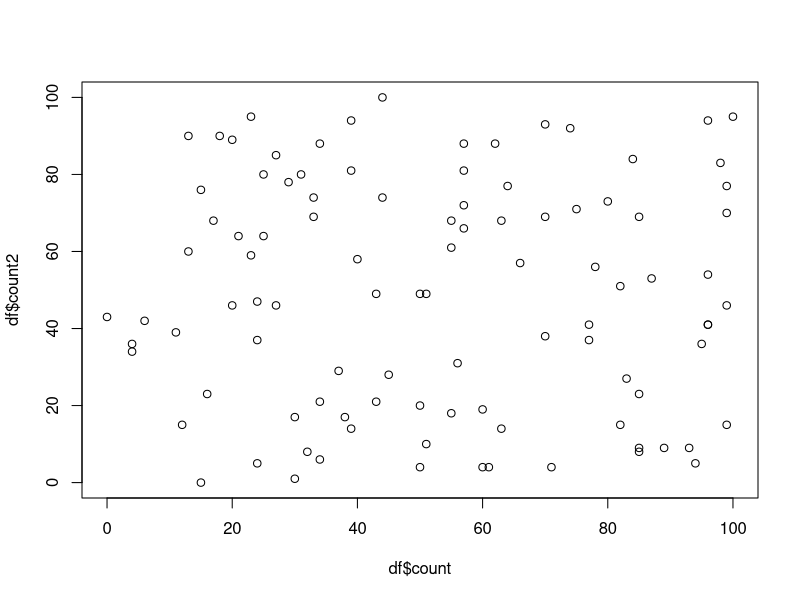
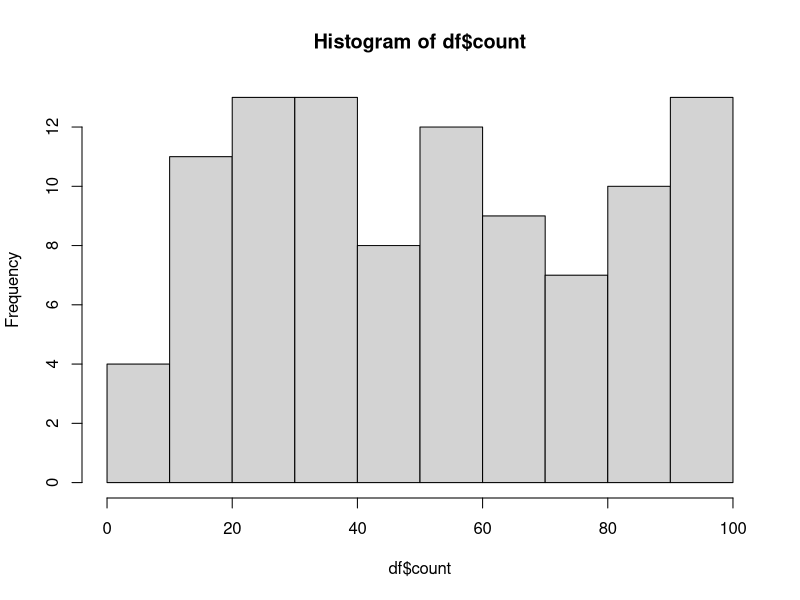
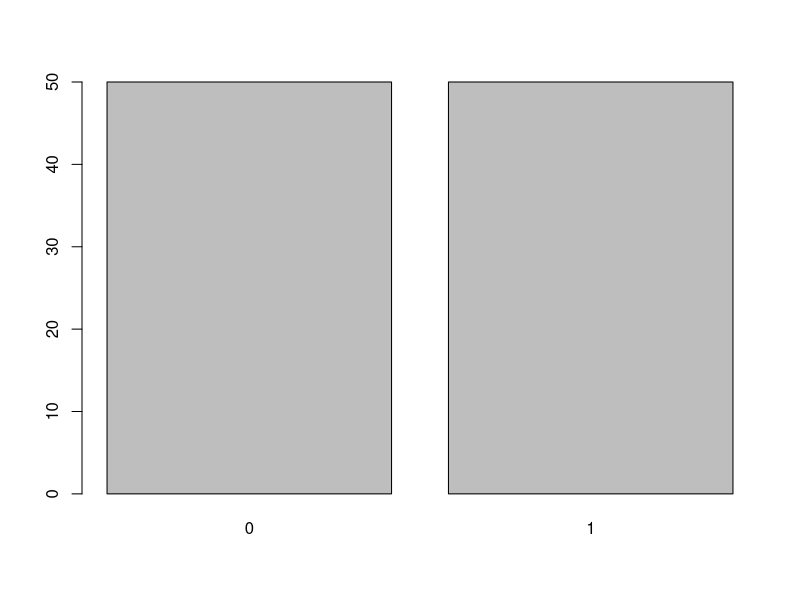
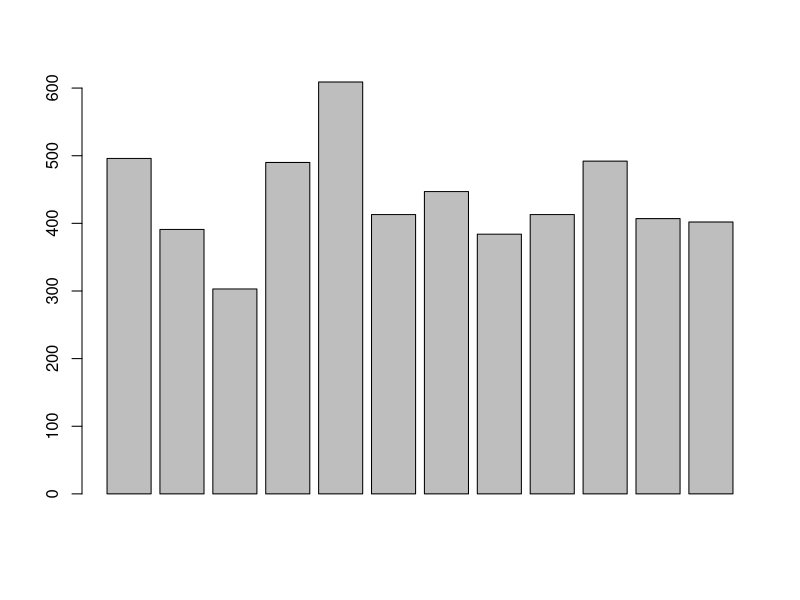
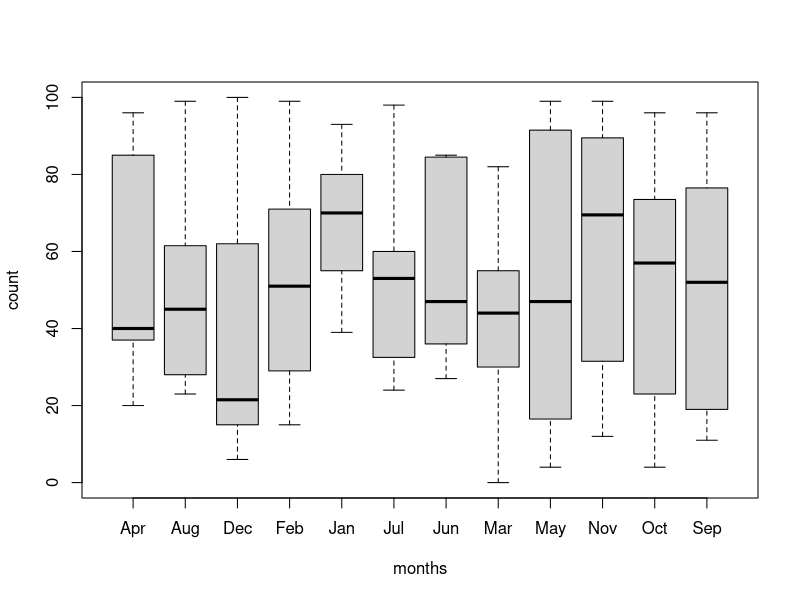
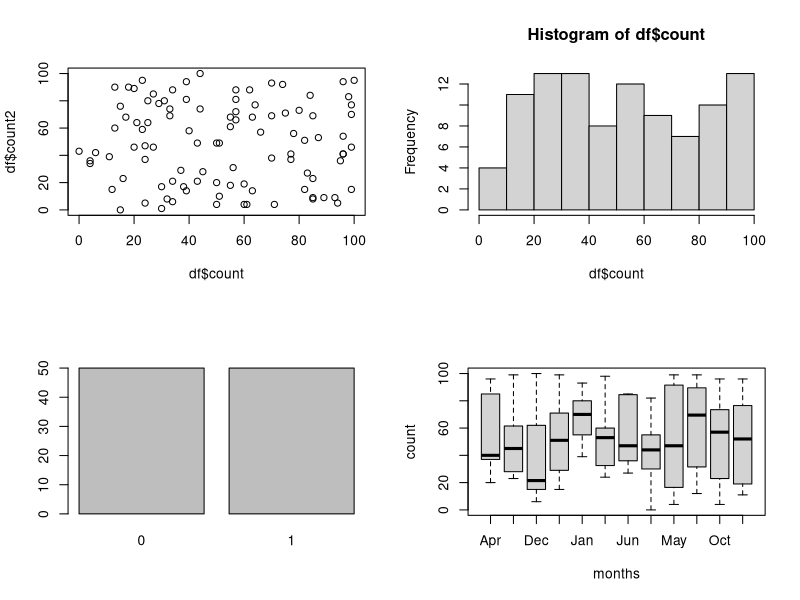
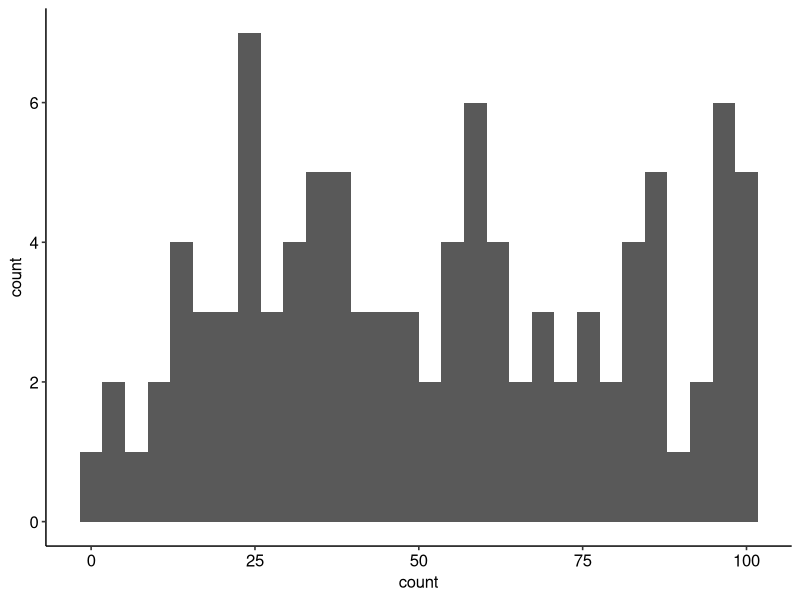
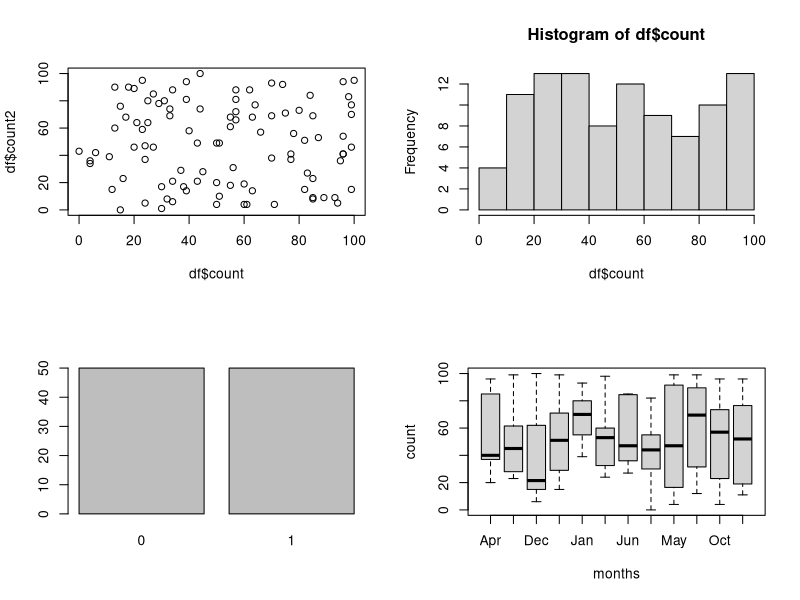

Source code (R) for these figures, in order:
##############################
# Data visualization in base R
##############################

df = data.frame(months = rep(month.abb, length.out = 100),
                alphabet = rep(LETTERS, length.out = 100),
                binary = sample(c(0,1), 100, replace = TRUE),
                sex = rep(as.factor(c("male", "female")), 50),
                count = sample(0:100, 100, replace = TRUE),
                count2 = sample(0:100, 100, replace = TRUE),
                year = as.factor(sample(2010:2020, 100, replace = TRUE)))

#-------------
# scatter plot

plot(df$count, df$count2)


#----------
# histogram

hist(df$count)


#---------
# bar plot

counts = table(df$binary) # store frequencies of the variable you want to plot

barplot(counts)


abundance = aggregate(df$count, by=list(Group=df$months), FUN=sum) # stores sums of count by month

barplot(abundance$x)


#---------
# box plot

boxplot(count ~ months, data = df) # here we use the formula syntax (y ~ x) to specify we want counts plotted by month


#-----------------------------------
# arranging different plots together

?par

par(mfrow = c(2,2)) # set graphical parameters to be 2 rows and 2 columns 

plot(df$count, df$count2)
hist(df$count)
barplot(counts)
boxplot(count ~ months, data = df)


#-------------
# saving plots

pdf("base_plots.pdf", width = 12, height = 8)

par(mfrow = c(2,2)) # set graphical parameters to be 2 rows and 2 columns 

plot(df$count, df$count2)
hist(df$count)
barplot(counts)
boxplot(count ~ months, data = df)

dev.off()


#################################
# Data visualization using ggplot
#################################
library(ggplot2)
library(dplyr)

#-------------------
# ggplot components

### geom: a geometric object which defines the type of graph you are making. e.g., geom_point(), geom_boxplot(), geom_histogram()

### aes: short for aesthetics. Usually placed within a geom_, this is where you specify your data source and variables, AND the properties of the graph

### stat: a stat layer applies some statistical transformation to the underlying data: for instance, stat_smooth(method = 'lm') displays a linear regression line and confidence interval ribbon on top of a scatter plot

### theme: a theme is made of a set of visual parameters that control the background, borders, grid lines, axes, text size, legend position, etc

#-------------
# scatter plot

gg_scatter = ggplot(df, aes(x = count, y = count2, colour = sex)) +  # linking colour to a factor inside aes() ensures that the points' colour will vary according to the factor levels
  geom_point()


#----------
# histogram

gg_hist = ggplot(df, aes(x = count))  +
  geom_histogram()


#---------
# bar plot

gg_barplot <- ggplot(df, aes(x = binary)) +
  geom_bar()

abundance <- df %>%   
  group_by(months) %>%
  mutate(abundance = (sum(count))) # create new column based on sum of counts by month

gg_barplot2 <- ggplot(abundance, aes(x = months, y = abundance)) +
  geom_bar(stat = "identity")


#--------
# boxplot

gg_boxplot = ggplot(df, aes(months, count)) + 
  geom_boxplot()


#-----------------------------------
# arranging different plots together

library(ggpubr) # need to load an additional package for arranging grids

gg_combine = ggarrange(
  
  gg_hist,      
  gg_barplot, 
  gg_boxplot,   
  gg_scatter,
  
  ncol = 2, nrow = 2)

#-------
# themes

# the ggpubr package also has a clean theme that we can apply to any plot
gg_hist + 
  theme_pubr()


gg_combine2 = ggarrange(
  
  gg_hist + theme_pubr(),      
  gg_barplot + theme_pubr(), 
  gg_boxplot + theme_pubr(),   
  gg_scatter + theme_pubr(),
  
  ncol = 2, nrow = 2)


#----------------
# saving the plot

ggsave(gg_combine2, file = "gg_plots.pdf", width = 12, height = 8)



###############################################################################################
# the 2 things that ggplot excels at is 1) quick and dirty regressions and 2) multi-panel plots

#----------------------------------
# scatter plot with regression line

gg_regression = ggplot(df, aes (x = count, y = count2, colour = sex)) +
  geom_point() +
  geom_smooth(method = "lm", aes(fill = sex))


#------------------
# multi-panel plots

gg_facets <- ggplot(df, aes (x = count, y = count2, colour = months)) +
  geom_point() +                                               
  geom_smooth(method = "lm", aes(fill = months)) +               # Adding linear model fit, colour-code by country
  facet_wrap(~ months, scales = "free_y")                        # THIS LINE CREATES THE FACETTING




#####################
# now it's your turn!

# 1. with your own data, make each of the 4 types of plot in base R

# 2. combine the 4 plots in a single image and save it in the file type of your choice

# 3. do 1) and 2) but using ggplot

# 4. add a regression line to your gg scatter plot (if you want a challenge, try replicating in base R)

# 5. create a facet plot in ggplot  

